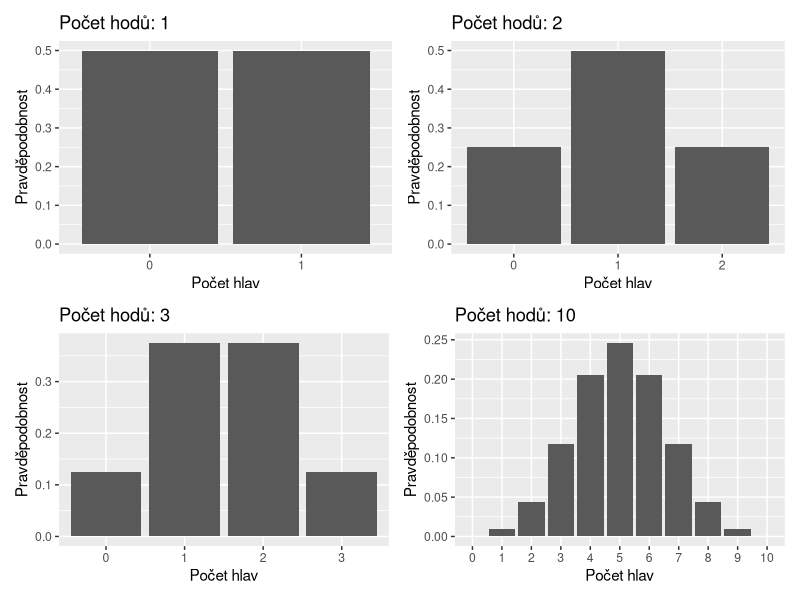
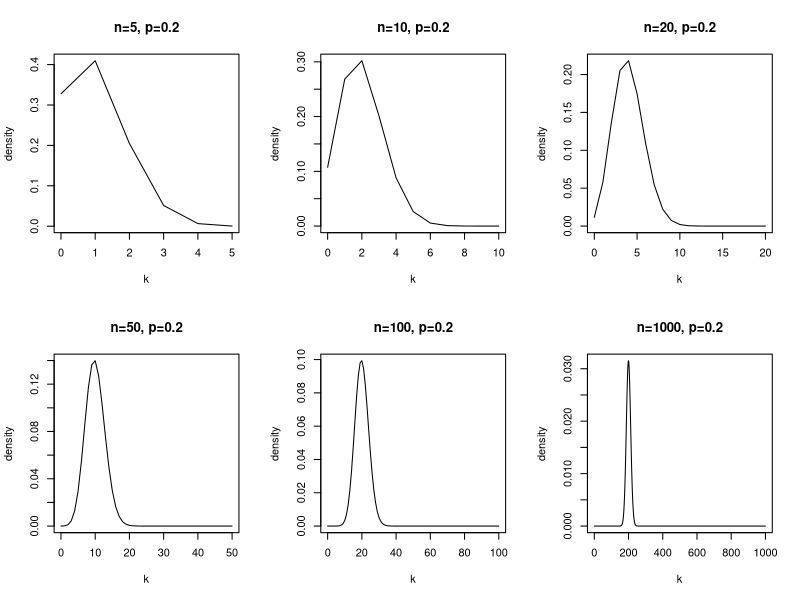

Here is the R script that generated these plots, in order:
## ---- chunk 1
knitr::opts_chunk$set(echo = FALSE, warning = FALSE, message = FALSE)
## ---- chunk 2
library(tidyverse)
library(patchwork)
## ---- chunk 3

par(mfrow = c(2, 2))

# 1 hod

wins <- c(0:1)
totalFlips <- 1
probability <- .5

CoinFlips<- data.frame(wins=wins,probabilityXOrMoreWins = 1-pbinom(wins-1,totalFlips, probability), probabilityXWins=dbinom(wins,totalFlips,probability ))

# head(CoinFlips)
# tail(CoinFlips)

m1 <- ggplot(CoinFlips, aes(as_factor(wins), probabilityXWins)) +
  geom_col() + 
  labs(title = paste0("Počet hodů: ", totalFlips), 
        x = "Počet hlav", 
        y = "Pravděpodobnost")

# 2 hody

wins <- c(0:2)
totalFlips <- 2
probability <- .5

CoinFlips<- data.frame(wins=wins,probabilityXOrMoreWins = 1-pbinom(wins-1,totalFlips, probability), probabilityXWins=dbinom(wins,totalFlips,probability ))

m2 <- ggplot(CoinFlips, aes(as_factor(wins), probabilityXWins)) +
  geom_col() + 
  labs(title = paste0("Počet hodů: ", totalFlips), 
        x = "Počet hlav", 
        y = "Pravděpodobnost")


# 3 hody

wins <- c(0:3)
totalFlips <- 3
probability <- .5

CoinFlips<- data.frame(wins=wins,probabilityXOrMoreWins = 1-pbinom(wins-1,totalFlips, probability), probabilityXWins=dbinom(wins,totalFlips,probability ))

m3 <- ggplot(CoinFlips, aes(as_factor(wins), probabilityXWins)) +
  geom_col() + 
  labs(title = paste0("Počet hodů: ", totalFlips), 
        x = "Počet hlav", 
        y = "Pravděpodobnost")

# 10 hodů

wins <- c(0:10)
totalFlips <- 10
probability <- .5

CoinFlips<- data.frame(wins=wins,probabilityXOrMoreWins = 1-pbinom(wins-1,totalFlips, probability), probabilityXWins=dbinom(wins,totalFlips,probability ))


m4 <- ggplot(CoinFlips, aes(as_factor(wins), probabilityXWins)) +
  geom_col() + 
  labs(title = paste0("Počet hodů: ", totalFlips), 
        x = "Počet hlav", 
        y = "Pravděpodobnost")

(m1 + m2) / (m3 + m4)

## ---- chunk 4
par(mfrow = c(2, 3))


n <- 5
k <- seq(0, n, 1)
plot (k, dbinom(k, n, 0.2), type = "l", ylab = "density",
      main = "n=5, p=0.2")

n <- 10
k <- seq(0, n, 1)
plot (k, dbinom(k, n, 0.2), type = "l", ylab = "density",
      main = "n=10, p=0.2")

n <- 20
k <- seq(0, n, 1)
plot (k, dbinom(k, n, 0.2), type = "l", ylab = "density",
      main = "n=20, p=0.2")

n <- 50
k <- seq(0, n, 1)
plot (k, dbinom(k, n, 0.2), type = "l", ylab = "density",
      main = "n=50, p=0.2")

n <- 100
k <- seq(0, n, 1)
plot (k, dbinom(k, n, 0.2), type = "l", ylab = "density",
      main = "n=100, p=0.2")


n <- 1000
k <- seq(0, n, 1)
plot (k, dbinom(k, n, 0.2), type = "l", ylab = "density",
      main = "n=1000, p=0.2")


par(mfrow = c(1, 1))
